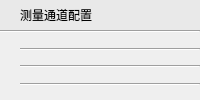
                  <widget class="QWidget" name="widget_26" native="true">
                   <layout class="QGridLayout" name="gridLayout_56">
                    <property name="margin">
                     <number>0</number>
                    </property>
                    <property name="spacing">
                     <number>0</number>
                    </property>
                    <item row="0" column="0">
                     <widget class="QWidget" name="widget_27" native="true">
                      <property name="styleSheet">
                       <string notr="true">background-color: #E9E9E9;
min-height:30px;
max-height:30px;</string>
                      </property>
                      <layout class="QGridLayout" name="gridLayout_57">
                       <property name="leftMargin">
                        <number>20</number>
                       </property>
                       <property name="topMargin">
                        <number>0</number>
                       </property>
                       <property name="rightMargin">
                        <number>0</number>
                       </property>
                       <property name="bottomMargin">
                        <number>0</number>
                       </property>
                       <property name="spacing">
                        <number>0</number>
                       </property>
                       <item row="0" column="0">
                        <widget class="QLabel" name="label_39">
                         <property name="text">
                          <string>测量通道配置</string>
                         </property>
                        </widget>
                       </item>
                      </layout>
                     </widget>
                    </item>
                    <item row="1" column="0">
                     <widget class="Line" name="line_31">
                      <property name="orientation">
                       <enum>Qt::Horizontal</enum>
                      </property>
                     </widget>
                    </item>
                    <item row="2" column="0">
                     <widget class="QWidget" name="widget_28" native="true">
                      <layout class="QGridLayout" name="gridLayout_58">
                       <property name="leftMargin">
                        <number>20</number>
                       </property>
                       <property name="topMargin">
                        <number>0</number>
                       </property>
                       <property name="rightMargin">
                        <number>0</number>
                       </property>
                       <property name="bottomMargin">
                        <number>0</number>
                       </property>
                       <property name="spacing">
                        <number>0</number>
                       </property>
                       <item row="0" column="0">
                        <widget class="QFrame" name="frame_26">
                         <property name="frameShape">
                          <enum>QFrame::NoFrame</enum>
                         </property>
                         <property name="frameShadow">
                          <enum>QFrame::Raised</enum>
                         </property>
                         <layout class="QGridLayout" name="gridLayout_59">
                          <property name="leftMargin">
                           <number>0</number>
                          </property>
                          <property name="topMargin">
                           <number>0</number>
                          </property>
                          <property name="rightMargin">
                           <number>20</number>
                          </property>
                          <property name="bottomMargin">
                           <number>0</number>
                          </property>
                          <property name="spacing">
                           <number>0</number>
                          </property>
                          <item row="0" column="0">
                           <widget class="DeCheckBox" name="widget_46" native="true"/>
                          </item>
                         </layout>
                        </widget>
                       </item>
                       <item row="1" column="0">
                        <widget class="Line" name="line_32">
                         <property name="orientation">
                          <enum>Qt::Horizontal</enum>
                         </property>
                        </widget>
                       </item>
                       <item row="2" column="0">
                        <widget class="QFrame" name="frame_27">
                         <property name="frameShape">
                          <enum>QFrame::NoFrame</enum>
                         </property>
                         <property name="frameShadow">
                          <enum>QFrame::Raised</enum>
                         </property>
                         <layout class="QGridLayout" name="gridLayout_60">
                          <property name="leftMargin">
                           <number>0</number>
                          </property>
                          <property name="topMargin">
                           <number>0</number>
                          </property>
                          <property name="rightMargin">
                           <number>20</number>
                          </property>
                          <property name="bottomMargin">
                           <number>0</number>
                          </property>
                          <property name="spacing">
                           <number>0</number>
                          </property>
                          <item row="0" column="0">
                           <widget class="DeCheckBox" name="widget_47" native="true"/>
                          </item>
                         </layout>
                        </widget>
                       </item>
                       <item row="3" column="0">
                        <widget class="Line" name="line_33">
                         <property name="orientation">
                          <enum>Qt::Horizontal</enum>
                         </property>
                        </widget>
                       </item>
                       <item row="4" column="0">
                        <widget class="QFrame" name="frame_28">
                         <property name="frameShape">
                          <enum>QFrame::NoFrame</enum>
                         </property>
                         <property name="frameShadow">
                          <enum>QFrame::Raised</enum>
                         </property>
                         <layout class="QGridLayout" name="gridLayout_61">
                          <property name="leftMargin">
                           <number>0</number>
                          </property>
                          <property name="topMargin">
                           <number>0</number>
                          </property>
                          <property name="rightMargin">
                           <number>20</number>
                          </property>
                          <property name="bottomMargin">
                           <number>0</number>
                          </property>
                          <property name="spacing">
                           <number>0</number>
                          </property>
                          <item row="0" column="0">
                           <widget class="DeCheckBox" name="widget_48" native="true"/>
                          </item>
                         </layout>
                        </widget>
                       </item>
                       <item row="5" column="0">
                        <widget class="Line" name="line_34">
                         <property name="orientation">
                          <enum>Qt::Horizontal</enum>
                         </property>
                        </widget>
                       </item>
                       <item row="6" column="0">
                        <widget class="QFrame" name="frame_29">
                         <property name="frameShape">
                          <enum>QFrame::NoFrame</enum>
                         </property>
                         <property name="frameShadow">
                          <enum>QFrame::Raised</enum>
                         </property>
                         <layout class="QGridLayout" name="gridLayout_62">
                          <property name="leftMargin">
                           <number>0</number>
                          </property>
                          <property name="topMargin">
                           <number>0</number>
                          </property>
                          <property name="rightMargin">
                           <number>20</number>
                          </property>
                          <property name="bottomMargin">
                           <number>0</number>
                          </property>
                          <property name="horizontalSpacing">
                           <number>0</number>
                          </property>
                          <item row="0" column="0">
                           <widget class="DeCheckBox" name="widget_49" native="true"/>
                          </item>
                         </layout>
                        </widget>
                       </item>
                      </layout>
                     </widget>
                    </item>
                   </layout>
                  </widget>
